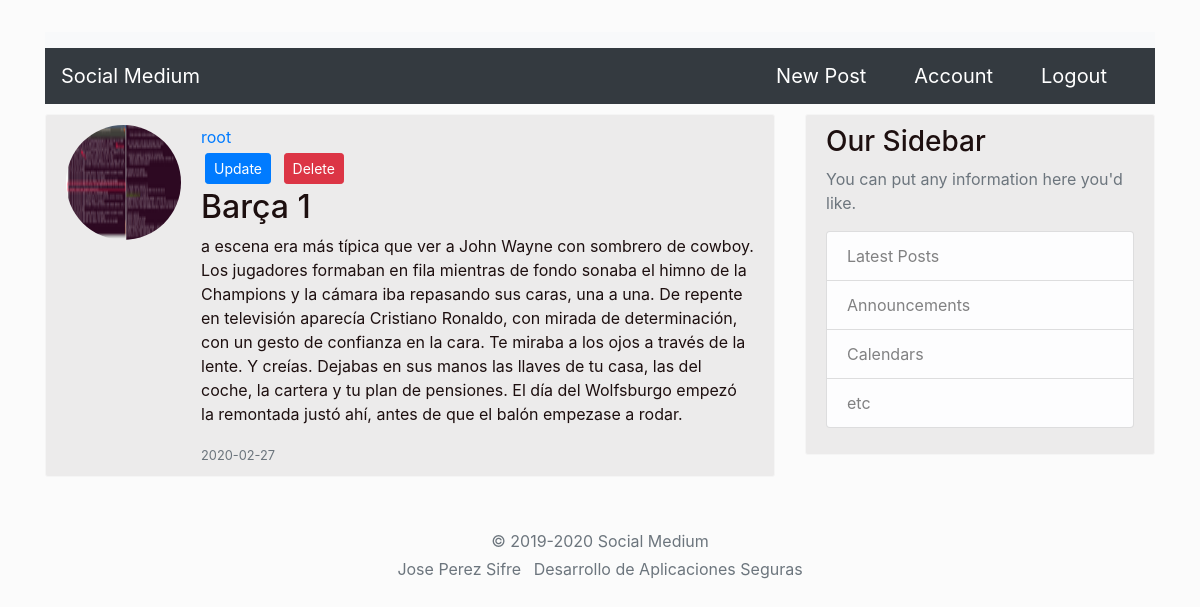
Page /post/8 (signed in) on the earlier database version.
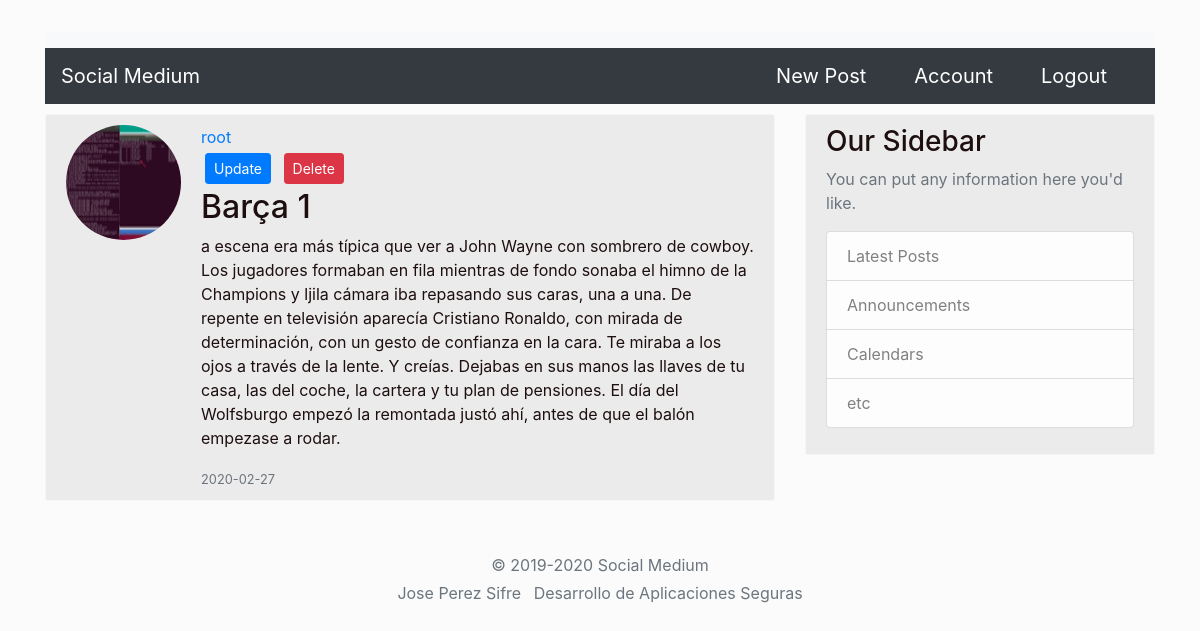
Same page on the later database version.
### medium/models.py (models this page shows, shortened)
class User(db.Model, UserMixin):
    id = db.Column(db.Integer, primary_key=True)
    username = db.Column(db.String(25), unique=True, nullable=False)
    email = db.Column(db.String(100), unique=True, nullable=False)
    image_file = db.Column(db.String(20), nullable=False, default='default.jpg')
    password = db.Column(db.String(60), nullable=False)
    posts = db.relationship('Post', backref='author', lazy=True)

class Post(db.Model):
    id = db.Column(db.Integer, primary_key=True)
    title = db.Column(db.String(100), nullable=False)
    date_posted = db.Column(db.DateTime, nullable=False, default=datetime.utcnow)
    content = db.Column(db.Text, nullable=False)
    user_id = db.Column(db.Integer, db.ForeignKey('user.id'), nullable=False)

### medium/posts/routes.py (the view)
@posts.route("/post/<int:post_id>", methods=['GET'])
@login_required
def post(post_id):
    post = Post.query.get_or_404(post_id)
    return render_template('post.html', title=post.title, post=post)

### medium/models.py (called while the page is built)
@login_manager.user_loader
def load_user(user_id):
    return User.query.get(int(user_id))

### medium/templates/post.html (shortened to what this page needs)
{% extends "base.html" %}
{% block content %}
<article class="media content-section">
    <img class="rounded-circle account-imgSize"
        src="{{ url_for('static', filename='profilePictures/' + post.author.image_file) }}">
    <div class="media-body">
        <div class="article-metadata">
            <a class="mr-2" href="{{ url_for('users.user_post', username=post.author.username) }}">{{ post.author.username }}</a>
            {% if post.author == current_user %}
            <div>
              <a class="btn btn-primary btn-sm m-1" href="{{ url_for('posts.update_post', post_id=post.id) }}">Update</a>
              <button type="button" class="btn btn-danger btn-sm m-1" data-toggle="modal" data-target="#deleteModal">Delete</button>
            </div>
          {% endif %}
        </div>
        <h2 class="article-title">{{ post.title }}</h2>
        <p class="article-content">{{ post.content }}</p>
        <small class="text-muted">{{ post.date_posted.strftime('%Y-%m-%d') }}</small>
    </div>
</article>
{% endblock content %}

Differences in the rows shown:
changed User "root": image_file: a different picture
changed Post "Barça 1": content "…de la Champions y la cámara iba repasando sus…" → "…de la Champions y ljila cámara iba repasando sus…"
